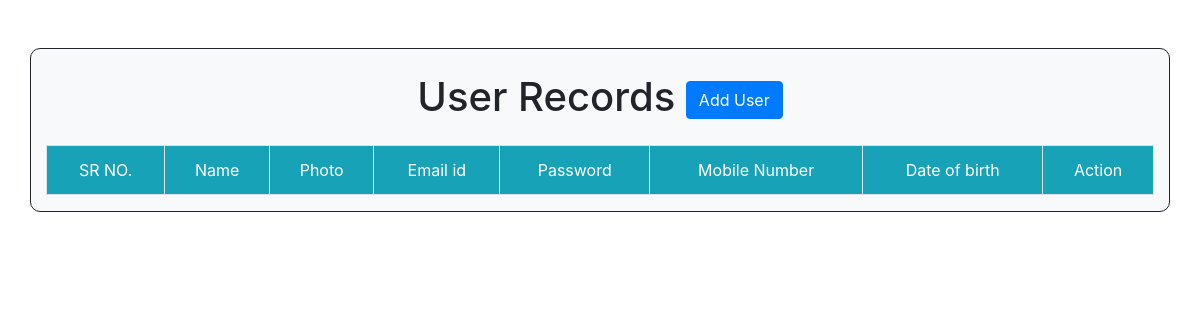
Before: / with the older database file.
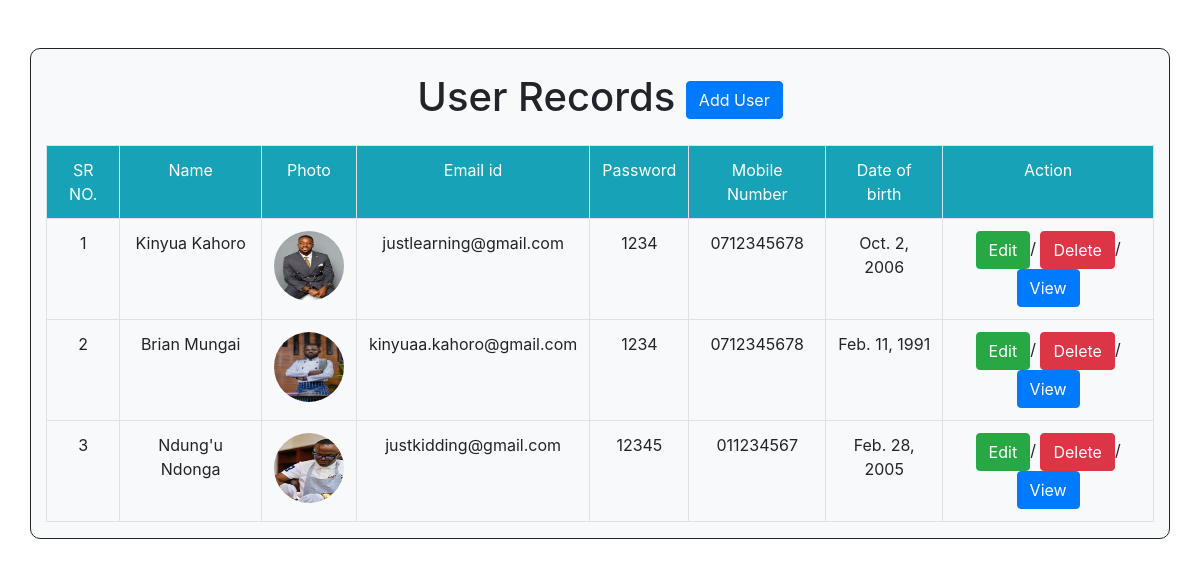
After: the same page with the newer database file.
### myapp/models.py (models this page shows, shortened)
class User(models.Model):
    name = models.CharField(max_length=100)
    photo = models.ImageField(upload_to='uploads',default='a.png')
    email = models.EmailField(unique=True)
    password = models.CharField(max_length=50)
    mobile_number = models.CharField(max_length=10)
    date_of_birth = models.DateField()

### myapp/views.py (the view)
# urls.py: path('', views.user_list),
def user_list(request):
    users = User.objects.all()
    return render(request, 'listing_page.html', {'users':users})

### myapp/templates/listing_page.html (shortened to what this page needs)
<!DOCTYPE html>
<html lang="en">
<head>
    <link rel="stylesheet" href="https://cdn.jsdelivr.net/npm/bootstrap@4.6.1/dist/css/bootstrap.min.css">
</head>
<body>
<div class="container mt-5 bg-light" style="border:1px solid ; background-color:#1111; border-radius: 10px;">
    <h1 class="m-4 text-center">User Records <a href="/Add/" class="btn btn-primary">Add User</a></h1>
    <table class="table table-bordered">
        <tr class="bg-info text-white text-center ">
            <td > SR NO.  </td>
            <td> Name </td>
            <td> Photo  </td>
            <td> Email id </td>
            <td> Password </td>
            <td> Mobile Number</td>
            <td>Date of birth</td>
            <td> Action  </td>
        </tr>
        {%for rec in users %}
        <tr class="text-center">
            <td>{{forloop.counter}}</td>
            <td>{{rec.name}}</td>
            <td><img src="/media/{{rec.photo}}"class="rounded-circle" height="70px" width="70px"></td>
            <td>{{rec.email}}</td>
            <td>{{rec.password}}</td>
            <td>{{rec.mobile_number}}</td>
            <td>{{rec.date_of_birth}}
            <td> <a href="/Edit/{{rec.id}}" class="btn btn-success">Edit</a>/
                <a href="/Delete/{{rec.id}}" class="btn btn-danger">Delete</a>/
                <a href="/View/{{rec.id}}" class="btn btn-primary">View</a>
            </td>
        </tr>
    {%endfor%}
    </table>
</div>
</body>
</html>

Changed rows visible on the page:
added User: name "Kinyua Kahoro", photo (picture), email "justlearning@gmail.com", password "1234", mobile_number "0712345678", date_of_birth "Oct. 2, 2006"
added User: name "Brian Mungai", photo (picture), email "kinyuaa.kahoro@gmail.com", password "1234", mobile_number "0712345678", date_of_birth "Feb. 11, 1991"
added User: name "Ndung'u Ndonga", photo (picture), email "justkidding@gmail.com", password "12345", mobile_number "011234567", date_of_birth "Feb. 28, 2005"
